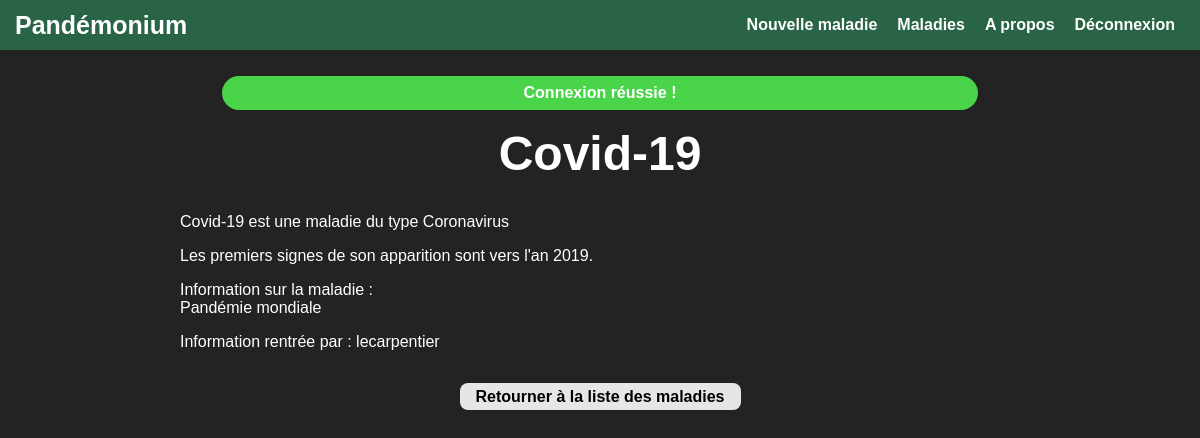
Page /index.php/pandemics/1 (signed in) on the committed database.
### tables this page shows
CREATE TABLE `pandemics` (
  `id` int(11) NOT NULL AUTO_INCREMENT,
  `name` varchar(255) NOT NULL,
  `type` varchar(255) NOT NULL,
  `discoveryYear` int(11) NOT NULL,
  `description` text NOT NULL,
  `creator` varchar(255) NOT NULL,
  PRIMARY KEY (`id`)
);

### src/controller/PandemicController.php (called while the page is built, shortened)
<?php
class PandemicController
{
    private $view, $storage, $router, $manager;
    public function __construct($view, $storage, $router, $manager)
    {
        $this->view = $view;
        $this->storage = $storage;
        $this->manager = $manager;
    }
    public function showInformation($id)
    {
        $pandemic = $this->storage->read($id);
        if ($pandemic !== null) {
            $this->view->makePandemicPage($pandemic, $id, $this->permission($pandemic));
        } else {
            $this->view->displayUnknownPandemic();
        }
    }
    private function permission($pandemic)
    {
        return $this->manager->getUser() !== null && ($this->manager->getUser()->getUsername() === $pandemic->getCreator() || $this->manager->isAdminConnected());
    }
}

### src/PandemicRouter.php (called while the page is built, shortened)
<?php
require_once("AbstractRouter.php");
require_once("controller/PandemicController.php");
require_once("view/PandemicView.php");
class PandemicRouter extends AbstractRouter
{
    public function main($db, $path_exploded = "", $auth_manager = null)
    {
        $is_user_connected = $auth_manager->isUserConnected();
        $next = ".";
        for ($i = 0; $i < count(array_slice(explode('/', $_SERVER['SCRIPT_NAME']), 1)); $i++) {
            $next .= "/..";
        }
        try {
            $controller = new PandemicController($this->view, $db->getStorage('pandemics'), $this->main_router, $auth_manager);
            if (count($path_exploded) <= 0 || $path_exploded[0] === '' || $path_exploded[0] === "list") {
                if ($_SERVER['REQUEST_METHOD'] === "POST") {
                    $controller->showListSearch($_POST["search"]);
                } else if ($_SERVER['REQUEST_METHOD'] == "GET") {
                    $controller->showList();
                } else {
                    $this->view->show405();
                }
            } else {
                if ($path_exploded[0] === "create") {
                    if ($is_user_connected) {
                        if ($_SERVER['REQUEST_METHOD'] === "POST") {
                            $controller->saveNewPandemic($_POST);
                        } else if ($_SERVER['REQUEST_METHOD'] == "GET") {
                            $controller->newPandemic();
                        } else {
                            $this->view->show405();
                        }
                    } else {
                        $next .= $this->main_router->getSimpleURL('pandemics_create');
                        $this->POSTredirect($this->main_router->getSimpleURL('accounts_login') . "?next=$next", "Vous devez être connecté pour créer une pandémie.", "info");
                    }
                } else if (count($path_exploded) == 1) {
                    if ($is_user_connected) {
                        $controller->showInformation($path_exploded[0], $auth_manager->getUser());
                    }
                } else if (count($path_exploded) == 2) {
                    if ($path_exploded[1] === 'update') {
                        if ($is_user_connected) {
                            if ($_SERVER['REQUEST_METHOD'] === "POST") {
                                $controller->updatePandemic($_POST);
                            } else if ($_SERVER['REQUEST_METHOD'] == "GET") {
                                $controller->askUpdatePandemic($path_exploded[0]);
                            } else {
                                $this->view->show405();
                            }
                        } else {
                            $next .= $this->main_router->getConfigurableURL('pandemics_update', array('id' => $path_exploded[0]));
                            $this->POSTredirect(
                                $this->main_router->getSimpleURL('accounts_login') . "?next=$next",
                                "Vous devez être connecté pour modifier une pandémie.",
                                "info"
                            );
                        }
                    } else if ($path_exploded[1] === "delete") {
                        if ($is_user_connected) {
                            if ($_SERVER['REQUEST_METHOD'] === "POST") {
                                $controller->deletePandemic($_POST);
                            } else if ($_SERVER['REQUEST_METHOD'] == "GET") {
                                $controller->askDeletionPandemic($path_exploded[0]);
                            } else {
                                $this->view->show405();
                            }
                        } else {
                            $next .= $this->main_router->getConfigurableURL('pandemics_delete', array('id' => $path_exploded[0]));
                            $this->POSTredirect(
                                $this->main_router->getSimpleURL('accounts_login') . "?next=$next",
                                "Vous devez être connecté pour supprimer une pandémie."
                            );
                        }
                    }
                } else {
                    $this->view->show404();
                }
            }
        } catch (Exception $e) {
            $this->view->show500();
        }
    }
}

### src/Router.php (called while the page is built, shortened)
<?php
require_once("AbstractRouter.php");
require_once("PandemicRouter.php");
class Router extends AbstractRouter
{
    private $subrouters;
    public function __construct()
    {
        $this->subrouters = array(new PandemicRouter($this), new AuthenticationRouter($this), new AdminRouter($this));
    }
    public function createURLs()
    {
        $this->urls["home"] = "";
        $this->urls["about"] = "/about";
        $this->urls = array_merge($this->urls, $this->getSubRouter("pandemics")->getURLs());
        $this->urls = array_merge($this->urls, $this->getSubRouter("accounts")->getURLs());
        $this->urls = array_merge($this->urls, $this->getSubRouter("admin")->getURLs());
    }
    public function main($db, $path_exploded = "", $auth_manager = null)
    {
        if (isset($_SERVER['PATH_INFO'])) {
            $path_exploded = array_slice(explode('/', $_SERVER['PATH_INFO']), 1);
        }
        $auth_manager = new AuthenticationManager($db->getStorage("users"));
        try {
            if ($path_exploded === "" || (count($path_exploded) == 1 && $path_exploded[0] === "")) {
                $this->view->homePage();
            } else if (count($path_exploded) == 1 && $path_exploded[0] === "about") {
                $this->view->aboutPage();
            } else {
                switch ($path_exploded[0]) {
                    case 'pandemics':
                        $sub_router = $this->getSubRouter("pandemics");
                        $sub_router->main($db, array_slice($path_exploded, 1), $auth_manager);
                        $this->view = $sub_router->getView();
                        break;
                }
            }
        } catch (Exception $e) {
            $this->view->show500();
        }
        if ($auth_manager->isUserConnected()) {
            $this->view->removeNavLink("Connexion");
            $this->view->removeNavLink("S'inscrire");
        } else {
            $this->view->removeNavLink("Nouvelle maladie");
            $this->view->removeNavLink("Déconnexion");
        }
        if (!$auth_manager->isAdminConnected()) {
            $this->view->removeNavLink("Admin");
        }
        $this->view->setFeedback($this->getFeedback());
        $this->view->render();
    }
    public function getSubRouter($app_name)
    {
        foreach ($this->subrouters as $key) {
            if ($key->getAppName() === $app_name) {
                return $key;
            }
        }
        return null;
    }
}

### index.php (called while the page is built, shortened)
<?php
require_once("Router.php");
require_once("settings.php");
$router = new Router();
$router->main($db);
?>

### src/model/Pandemic.php (called while the page is built, shortened)
<?php
class Pandemic
{
    private $name, $type, $discoveryYear, $description, $creator;
    public function getName()
    {
        return $this->name;
    }
    public function getType()
    {
        return $this->type;
    }
    public function getDiscoveryYear()
    {
        return $this->discoveryYear;
    }
    public function getDescription()
    {
        return $this->description;
    }
    public function getCreator()
    {
        return $this->creator;
    }
    public function setName($name)
    {
        $this->name = $name;
    }
    public function setType($type)
    {
        $this->type = $type;
    }
    public function setDiscoveryYear($discoveryYear)
    {
        $this->discoveryYear = $discoveryYear;
    }
    public function setDescription($description)
    {
        $this->description = $description;
    }
    public function setCreator($creator)
    {
        $this->creator = $creator;
    }
}

### src/model/PandemicStorageMySQL.php (called while the page is built, shortened)
<?php
require_once("model/Pandemic.php");
class PandemicStorageMySQL implements Storage
{
    private $database;
    public function __construct($pdo)
    {
        $this->database = $pdo;
    }
    public function read($object_id)
    {
        $request = "SELECT * FROM pandemics WHERE id=:id";
        $stmt = $this->database->prepare($request);
        $stmt->execute(array(":id" => intval($object_id)));
        $fetched_data = $stmt->fetch(PDO::FETCH_ASSOC);
        if ($fetched_data) {
            return new Pandemic($fetched_data['name'], $fetched_data['type'], intval($fetched_data['discoveryYear']), $fetched_data['description'], $fetched_data['creator']);
        }
        return null;
    }
}

### src/Utils.php (called while the page is built)
<?php
class Utils {
    public static function htmlesc($str)
    {
        return htmlentities(
            $str,
            ENT_QUOTES
                | ENT_SUBSTITUTE
                | ENT_HTML5,
            'UTF-8'
        );
    }
}

### src/view/AbstractView.php (called while the page is built, shortened)
<?php
abstract class AbstractView
{
    protected $title, $content, $menu, $css,
        $router, $include_file_name, $feedback,
        $navLinksToRemove;
    public function __construct($router, $include_file_name, $feedback = array())
    {
        $this->router = $router;
        $this->include_file_name = $include_file_name;
        $this->feedback = $feedback;
        $this->navLinksToRemove = array();
    }
    public function render()
    {
        $content = $this->content;
        $feedback = $this->feedback;
        $menu = $this->getMenu();
        include($this->include_file_name);
    }
    public function getMenu()
    {
        $menu = array(
            "Nouvelle maladie" => $this->router->getSimpleURL("pandemics_create"),
            "Maladies" => $this->router->getSimpleURL("pandemics_list"),
            "A propos" => $this->router->getSimpleURL("about"),
            "Admin" => $this->router->getSimpleURL("admin_index"),
            "Connexion" => $this->router->getSimpleURL("accounts_login"),
            "S'inscrire" => $this->router->getSimpleURL("accounts_signup"),
            "Déconnexion" => $this->router->getSimpleURL("accounts_logout"),
        );
        foreach ($this->navLinksToRemove as $key) {
            if (isset($menu[$key])) {
                unset($menu[$key]);
            }
        }
        return $menu;
    }
    public function removeNavLink($key)
    {
        array_push($this->navLinksToRemove, $key);
    }
    public function setFeedback($feedback)
    {
        $this->feedback = $feedback;
    }
}

### src/AbstractRouter.php (called while the page is built, shortened)
<?php
abstract class AbstractRouter
{
    protected $app_name, $urls, $view, $main_router;
    public function __construct($app_name, $view, $main_router = null)
    {
        $this->app_name = $app_name;
        $this->urls = array();
    }
    public function getSimpleURL($name)
    {
        return $_SERVER['SCRIPT_NAME'] . (isset($this->urls[$name]) ? $this->urls[$name] : "");
    }
    public function getAppName()
    {
        return $this->app_name;
    }
    public function getURLs()
    {
        return $this->urls;
    }
}

### src/view/PandemicView.php (the view, shortened to what this page needs)
<?php
require_once("Utils.php");
require_once("view/AbstractView.php");
class PandemicView extends AbstractView
{
	public function makePandemicPage($pandemic, $id, $has_permission)
	{
		$this->content = "<h1>" . Utils::htmlesc($pandemic->getName()) . "</h1><article><p>" . Utils::htmlesc($pandemic->getName()) . " est une maladie du type " . Utils::htmlesc($pandemic->getType()) . "</p><p>Les premiers signes de son apparition sont vers l'an {$pandemic->getDiscoveryYear()}.</p><p>Information sur la maladie :<br>" . Utils::htmlesc($pandemic->getDescription()) . "</p><p>Information rentrée par : {$pandemic->getCreator()}</p></article>";
		$this->content .= "<div class=\"buttons\">";
		$this->content .= "<a class=\"button\" href=\"{$this->router->getSimpleURL("pandemics_list")}\">Retourner à la liste des maladies</a></div>";
	}
}

### src/view/skull.php (shortened to what this page needs)
<?php
$SERVER_MAIN_URL = (isset($_SERVER["HTTPS"]) && $_SERVER["HTTPS"] === "on" ? "https://" : "http://") . $_SERVER['HTTP_HOST'];
?>
<!DOCTYPE html>
<html lang="fr">
<head>
    <link href="<?php echo $SERVER_MAIN_URL . "/css/screen.css"; ?>" rel="stylesheet" />
    <link href="<?php echo $SERVER_MAIN_URL . "/css/fontawesome.css"; ?>" rel="stylesheet" />
</head>
<body>
    <header id="header">
        <a class="logo" href="<?php echo $this->router->getSimpleURL('home') ?>">Pandémonium</a>
        <nav class="menu">
            <ul class="nav-links">
                <?php
                foreach ($menu as $text => $link) {
                    echo "<li><a href=\"$link\">$text</a></li>";
                }
                ?>
            </ul>
        </nav>
    </header>
    <main>
        <?php if (isset($feedback['feedback']) && $feedback['feedback_type'] !== "") { ?>
            <div class="feedback <?php echo $feedback['feedback_type'] ?>"><?php echo $feedback['feedback']; ?></div>
        <?php } ?>
        <?php echo $content; ?>
    </main>
</body>
</html>

### css/screen.css (style rules this page uses)
* { box-sizing: border-box; }
body, textarea { font-family: Arial, Helvetica, sans-serif; }
body { margin: 0; padding: 0; background-color: rgb(35, 35, 35); color: white; min-width: 250px; }
main { padding: 10px 30%; }
h1 { margin-top: 1rem; text-align: center; font-size: 3em; }
a { color: white; }
.feedback { text-align: center; font-weight: bold; background: rgb(240, 234, 235); border-radius: 25px; margin: 1em auto; max-width: 90%; padding: 0.5em; }
.feedback.success { background-color: rgb(73, 212, 73); }
.button, button { display: inline-block; font-size: 1rem; padding: 0.35rem 1rem; font-weight: bold; text-align: center; vertical-align: middle; line-height: 1; color: black; background-color: rgba(245, 245, 245, 0.932); border: none; border-radius: 8px; cursor: pointer; text-decoration: none; transition: all 0.175s ease-in-out; }
.buttons { width: 100%; text-align: center; }
.buttons .button { margin: 1em 10px 0 10px; }
@media (max-width: 1200px) { main { padding: 10px 15%; } }

### css/nav.css (style rules this page uses)
header { display: flex; justify-content: flex-end; align-items: center; background-color: rgb(42, 100, 71); padding: 0 15px; height: 50px; line-height: 50px; position: relative; }
header .logo, .nav-links li a, #burger { text-decoration: none; font-weight: bold; transition: all 0.3s ease 0s; color: white; }
.logo { font-size: 25px; margin-right: auto; }
.nav-links { display: inline-block; list-style: none; padding: 0; margin: 0; }
.nav-links li { display: inline-block; }
.nav-links li a { display: block; padding: 0 10px; }

### rows in the picture
pandemics: name "Covid-19", type "Coronavirus", discoveryYear "2019", description "Pandémie mondiale", creator "lecarpentier"

### other values in the picture
$text "Nouvelle maladie"
$text "Maladies"
$text "A propos"
$text "Déconnexion"
$feedback['feedback'] "Connexion réussie !"
